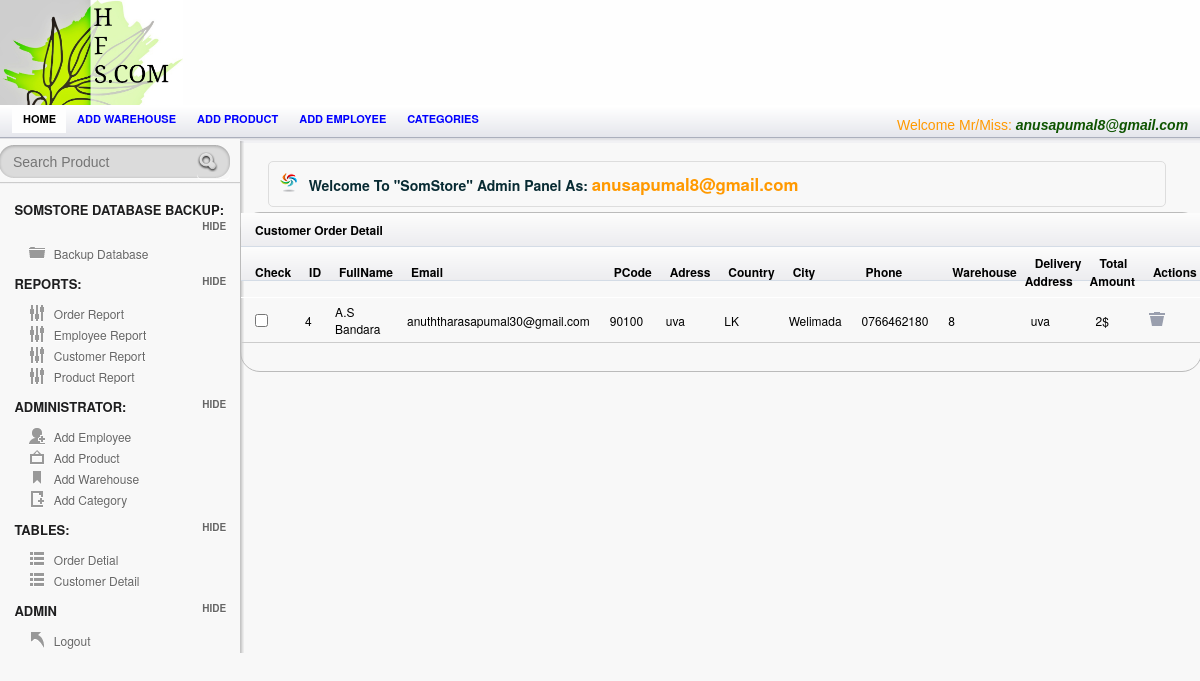
The page /Admin/order.php (signed in) on the database its author committed.
### tables this page shows
CREATE TABLE `employee` (
  `Employee_ID` int(95) NOT NULL AUTO_INCREMENT,
  `Employee_Name` varchar(25) NOT NULL,
  `Username` varchar(25) NOT NULL,
  `Password` varchar(25) NOT NULL,
  `Picture` varchar(255) NOT NULL,
  PRIMARY KEY (`Employee_ID`)
);

CREATE TABLE `payment` (
  `order_ID` int(255) NOT NULL AUTO_INCREMENT,
  `Full_Name` varchar(25) NOT NULL,
  `Email` varchar(55) NOT NULL,
  `Postal_Code` varchar(55) NOT NULL,
  `Address` varchar(55) NOT NULL,
  `Country` varchar(55) NOT NULL,
  `City` varchar(55) NOT NULL,
  `Phone` varchar(55) NOT NULL,
  `Warehouse_ID` int(255) NOT NULL,
  `Dilivery_Address` varchar(75) NOT NULL,
  `Total_Amount` varchar(55) NOT NULL,
  `qty` int(255) NOT NULL,
  `date` date NOT NULL,
  PRIMARY KEY (`order_ID`),
  KEY `Warehouse_ID` (`Warehouse_ID`),
  CONSTRAINT `payment_ibfk_1` FOREIGN KEY (`Warehouse_ID`) REFERENCES `warehouse` (`Warehouse_ID`)
);

### session.php (called while the page is built, shortened)
<?php
include('config.php');
$check=$_SESSION['login_username'];
$session=mysqli_query($mysqli, "select Username from employee where Username='$check' ");
$row=mysqli_fetch_array($session);
$login_session=$row['Username'];
?>

### Admin/order.php (the view, shortened to what this page needs)
<?php
 include("../config.php");
include("../session.php");
 ?>
<!doctype html>
<html lang="en">
<head>
	<link rel="stylesheet" href="css/layout.css" type="text/css" media="screen" />
</head>
<body>
<div id="container">
	   <div id="header">
		<div id="logo-banner">
				<div id="logo">
					<a href="index.php"><img src="images/logo.png" alt="" /></a>
				</div>
				<div id="banner">
				</div>
		</div>
		</div>
<div id="content-wrap">
	<section id="secondary_bar">
             <nav>
                <ul>
                    <li class="selected"><a href="index.php">Home</a></li>
                    <li><a href="add_warehouse.php">Add warehouse</a></li>
                    <li><a href="add_product.php">Add product</a></li>
                    <li><a href="Employee.php">Add employee</a></li>
                    <li><a href="add_category.php">Categories</a></li>
                    <li class="logout"> <span class="check"> <?php echo "Welcome Mr/Miss:   ". "<font color='##fa5400'><i><b>".$login_session."</b></i></font>" ;?> </span></li>
                </ul>
            </nav>
	</section>
<aside id="sidebar" class="column">
				<div id="search">
					<form action="searchprod.php" method="post" accept-charset="utf-8">
						<input type="text"  title="Search..." class="blink field"  placeholder="Search Product"   name='search' size=60 maxlength=100 />
						<input class="search-button" type="submit" value="Submit" />
						<div class="cl">&nbsp;</div>
					</form>
				</div>
		<hr/>
		<h3> SomStore Database Backup:</h3>
		<ul class="toggle">
		    <li class="icn_folder"><a href="Backup.php">Backup Database</a></li>
		</ul>
		<h3>Reports:</h3>
		<ul class="toggle">
		    <li class="icn_settings"><a href="a_report.php" target="_blank">Order Report</a></li>
			<li class="icn_settings"><a href="EmployeeReport.php">Employee Report</a></li>
			<li class="icn_settings"><a href="CustomerReport.php">Customer Report</a></li>
			<li class="icn_settings"><a href="ProductReport.php"> Product Report</a></li>
		</ul>
		<h3>Administrator:</h3>
		<ul class="toggle">
		    <li class="icn_add_user"><a href="Employee.php">Add Employee</a></li>
			<li class="icn_photo"><a href="add_product.php">Add Product</a></li>
			<li class="icn_tags"><a href="add_warehouse.php">Add Warehouse</a></li>
			<li class="icn_new_article"><a href="add_category.php">Add Category</a></li>
		</ul>
        <h3>Tables:</h3>
		<ul class="toggle">
		    <li class="icn_categories"><a href="order.php">Order Detial</a></li>
     		<li class="icn_categories"><a href="customerTable.php">Customer Detail</a></li>
		</ul>
		<h3>Admin</h3>
		<ul class="toggle">
			<li class="icn_jump_back"><a href="../logout.php">Logout</a></li>
		</ul>
	</aside>
	<section id="main" class="column">
		<h4 class="alert_info">Welcome To <strong>"SomStore"</strong> Admin Panel As: <?php echo "  ". "<font color='#f90'><big><b>".$login_session."</b></big></font>" ;?>  </h4>
		<?php
$result = mysqli_query($mysqli,"SELECT * FROM payment");
?>
      			<div id="tab2" class="tab_content">
  <table class="tablesorter" cellspacing="0">
      <thead>
			<thead><th colspan="15"> Customer Order Detail </th></thead>
		<thead>
   		    <th>Check</th>
			<th> ID</th>
    	      <th> FullName</th>
              <th> Email</th>
    		<th>PCode</th>
		    <th>Adress</th>
             <th>Country</th>
             <th>City</th>
              <th>Phone</th>
			  <th>Warehouse</th>
			  <th>Delivery Address</th>
			  <th>Total Amount</th>
			  <th>Actions</th>
		</thead>
		<tbody>
<?php while($row = mysqli_fetch_array($result))
  {?>
    <tr>
    <td><input type="checkbox"></td>
    <td><?Php echo $row['order_ID']; ?></td>
    <td><?php echo $row['Full_Name']; ?></td>
   <td><?php echo $row['Email']; ?></td>
	<td><?php echo $row['Postal_Code']; ?></td>
	<td><?php echo $row['Address']; ?></td>
	<td><?php echo $row['Country']; ?></td>
	<td><?php echo $row['City']; ?></td>
	<td><?php echo $row['Phone']; ?></td>
	<td><?php echo $row['Warehouse_ID']; ?></td>
	<td><?php echo $row['Dilivery_Address']; ?></td>
	<td><?php echo $row['Total_Amount']; ?></td>
    <td> <a href="PaymentDelete.php?delete=<?php echo $row['order_ID']; ?>" onClick="del(this);" title="Delete" ><input type="image" src="images/icn_trash.png" title="Trash">  </a></td>
    </tr
  <?php }mysqli_close($mysqli);?>
</tbody>
</table>
			</div>
		<div class="spacer"></div>
	</section>
       </div>
</div>
</body>
</html>

### rows shown on the page
employee: Username "anusapumal8@gmail.com"
payment: order_ID "4", Full_Name "A.S Bandara", Email "anuththarasapumal30@gmail.com", Postal_Code "90100", Address "uva", Country "LK", City "Welimada", Phone "0766462180", Warehouse_ID "8", Dilivery_Address "uva", Total_Amount "2$"
